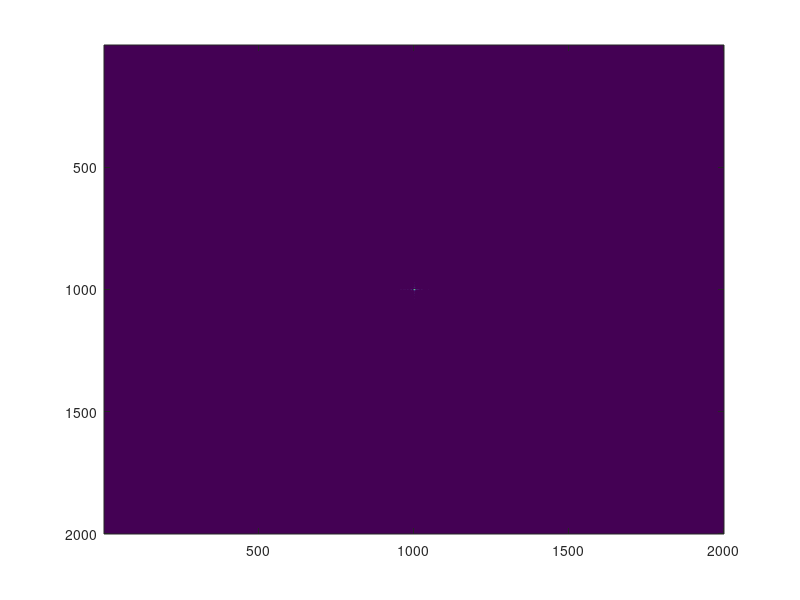
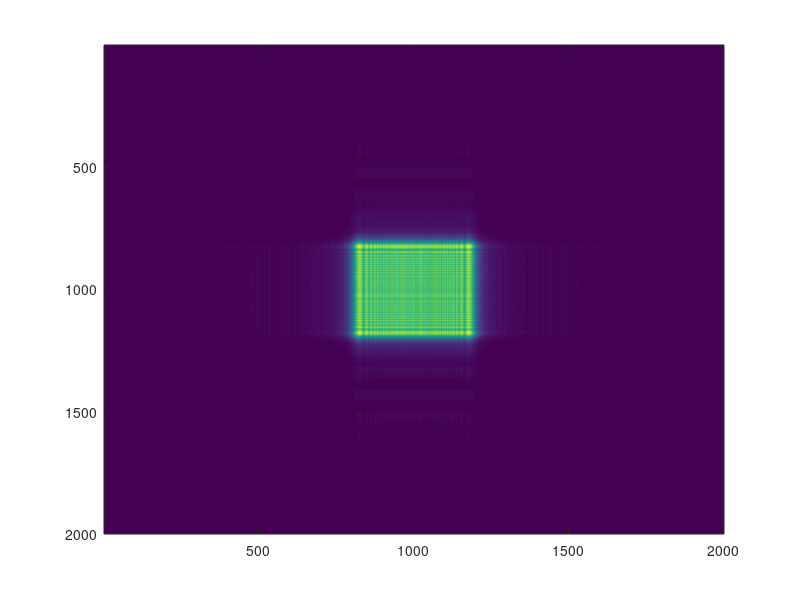

The MATLAB source for these figures, in order:
%% unit in um
F = @(x) fftshift(fft2(ifftshift(x)));
Ft = @(x) fftshift(ifft2(ifftshift(x)));

lambda = 0.5;
p = 1;
[x,y] = meshgrid([-1000:999]*p);
fov = 2000*p;
du = 1/fov;
[u,v] = meshgrid([-1000:999]*du);
k2 = pi*lambda*(u.^2+v.^2);

i0 = ones(2000);
f = 10000; %% focal length 10 mm
lens = pi.*(x.^2+y.^2)/lambda/f; %% lens phase
gtmp = i0.*exp(1i*lens); %% field after the lens

Prop = @(f,h) Ft(F(f).*h);
H = exp(1i*k2*f); %% propagate for 10 mm , expect to see a single point on sensor
gout = Prop(gtmp, H);
figure,imagesc(abs(gout));

Prop = @(f,h) Ft(F(f).*h);
H2 = exp(1i*k2*8000); %% propagate for 8 mm , expect to see blurring
gout2 = Prop(gtmp, H2);
figure,imagesc(abs(gout2));


